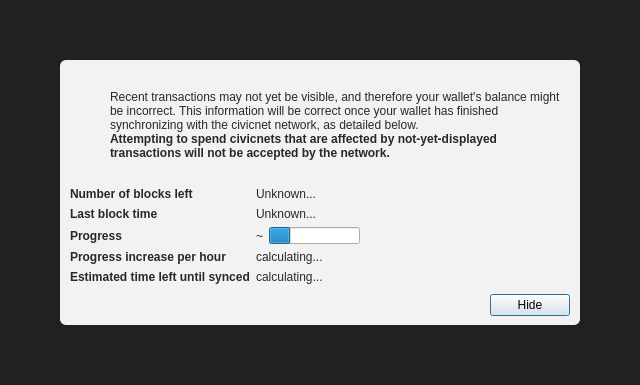
<?xml version="1.0" encoding="UTF-8"?>
<ui version="4.0">
 <class>ModalOverlay</class>
 <widget class="QWidget" name="ModalOverlay">
  <property name="geometry">
   <rect>
    <x>0</x>
    <y>0</y>
    <width>640</width>
    <height>385</height>
   </rect>
  </property>
  <property name="windowTitle">
   <string>Form</string>
  </property>
  <layout class="QVBoxLayout" name="verticalLayout" stretch="0">
   <property name="sizeConstraint">
    <enum>QLayout::SetDefaultConstraint</enum>
   </property>
   <property name="leftMargin">
    <number>0</number>
   </property>
   <property name="topMargin">
    <number>0</number>
   </property>
   <property name="rightMargin">
    <number>0</number>
   </property>
   <property name="bottomMargin">
    <number>0</number>
   </property>
   <item>
    <widget class="QWidget" name="bgWidget" native="true">
     <property name="styleSheet">
      <string notr="true">#bgWidget { background: rgba(0,0,0,220); }</string>
     </property>
     <layout class="QVBoxLayout" name="verticalLayoutMain" stretch="1">
      <property name="leftMargin">
       <number>60</number>
      </property>
      <property name="topMargin">
       <number>60</number>
      </property>
      <property name="rightMargin">
       <number>60</number>
      </property>
      <property name="bottomMargin">
       <number>60</number>
      </property>
      <item>
       <widget class="QWidget" name="contentWidget" native="true">
        <property name="styleSheet">
         <string notr="true">#contentWidget { background: rgba(255,255,255,240); border-radius: 6px; }

QLabel { color: rgb(40,40,40);  }</string>
        </property>
        <layout class="QVBoxLayout" name="verticalLayoutSub" stretch="1,0,0,0">
         <property name="spacing">
          <number>0</number>
         </property>
         <property name="leftMargin">
          <number>10</number>
         </property>
         <property name="topMargin">
          <number>10</number>
         </property>
         <property name="rightMargin">
          <number>10</number>
         </property>
         <property name="bottomMargin">
          <number>10</number>
         </property>
         <item>
          <layout class="QHBoxLayout" name="horizontalLayoutIconText" stretch="0,1">
           <property name="topMargin">
            <number>20</number>
           </property>
           <item>
            <layout class="QVBoxLayout" name="verticalLayoutIcon">
             <property name="leftMargin">
              <number>0</number>
             </property>
             <item>
              <widget class="QPushButton" name="warningIcon">
               <property name="enabled">
                <bool>false</bool>
               </property>
               <property name="text">
                <string/>
               </property>
               <property name="icon">
                <iconset>
                 <normaloff>:/icons/warning</normaloff>
                 <disabledoff>:/icons/warning</disabledoff>:/icons/warning</iconset>
               </property>
               <property name="iconSize">
                <size>
                 <width>48</width>
                 <height>48</height>
                </size>
               </property>
               <property name="flat">
                <bool>true</bool>
               </property>
              </widget>
             </item>
             <item>
              <spacer name="verticalSpacerWarningIcon">
               <property name="orientation">
                <enum>Qt::Vertical</enum>
               </property>
               <property name="sizeHint" stdset="0">
                <size>
                 <width>20</width>
                 <height>40</height>
                </size>
               </property>
              </spacer>
             </item>
            </layout>
           </item>
           <item>
            <layout class="QVBoxLayout" name="verticalLayoutInfoText">
             <property name="leftMargin">
              <number>0</number>
             </property>
             <property name="topMargin">
              <number>0</number>
             </property>
             <item>
              <widget class="QLabel" name="infoText">
               <property name="text">
                <string>Recent transactions may not yet be visible, and therefore your wallet's balance might be incorrect. This information will be correct once your wallet has finished synchronizing with the civicnet network, as detailed below.</string>
               </property>
               <property name="textFormat">
                <enum>Qt::RichText</enum>
               </property>
               <property name="wordWrap">
                <bool>true</bool>
               </property>
              </widget>
             </item>
             <item>
              <widget class="QLabel" name="infoTextStrong">
               <property name="font">
                <font>
                 <weight>75</weight>
                 <bold>true</bold>
                </font>
               </property>
               <property name="text">
                <string>Attempting to spend civicnets that are affected by not-yet-displayed transactions will not be accepted by the network.</string>
               </property>
               <property name="textFormat">
                <enum>Qt::RichText</enum>
               </property>
               <property name="wordWrap">
                <bool>true</bool>
               </property>
              </widget>
             </item>
             <item>
              <spacer name="verticalSpacerInTextSpace">
               <property name="orientation">
                <enum>Qt::Vertical</enum>
               </property>
               <property name="sizeHint" stdset="0">
                <size>
                 <width>20</width>
                 <height>40</height>
                </size>
               </property>
              </spacer>
             </item>
            </layout>
           </item>
          </layout>
         </item>
         <item>
          <spacer name="verticalSpacerAfterText">
           <property name="orientation">
            <enum>Qt::Vertical</enum>
           </property>
           <property name="sizeHint" stdset="0">
            <size>
             <width>20</width>
             <height>40</height>
            </size>
           </property>
          </spacer>
         </item>
         <item>
          <layout class="QFormLayout" name="formLayout">
           <property name="fieldGrowthPolicy">
            <enum>QFormLayout::FieldsStayAtSizeHint</enum>
           </property>
           <property name="horizontalSpacing">
            <number>6</number>
           </property>
           <property name="verticalSpacing">
            <number>6</number>
           </property>
           <property name="topMargin">
            <number>10</number>
           </property>
           <item row="0" column="0">
            <widget class="QLabel" name="labelNumberOfBlocksLeft">
             <property name="font">
              <font>
               <weight>75</weight>
               <bold>true</bold>
              </font>
             </property>
             <property name="text">
              <string>Number of blocks left</string>
             </property>
            </widget>
           </item>
           <item row="0" column="1">
            <widget class="QLabel" name="numberOfBlocksLeft">
             <property name="text">
              <string>Unknown...</string>
             </property>
            </widget>
           </item>
           <item row="1" column="0">
            <widget class="QLabel" name="labelLastBlockTime">
             <property name="font">
              <font>
               <weight>75</weight>
               <bold>true</bold>
              </font>
             </property>
             <property name="text">
              <string>Last block time</string>
             </property>
            </widget>
           </item>
           <item row="1" column="1">
            <widget class="QLabel" name="newestBlockDate">
             <property name="sizePolicy">
              <sizepolicy hsizetype="Maximum" vsizetype="Preferred">
               <horstretch>0</horstretch>
               <verstretch>0</verstretch>
              </sizepolicy>
             </property>
             <property name="text">
              <string>Unknown...</string>
             </property>
            </widget>
           </item>
           <item row="2" column="0">
            <widget class="QLabel" name="labelSyncDone">
             <property name="font">
              <font>
               <weight>75</weight>
               <bold>true</bold>
              </font>
             </property>
             <property name="text">
              <string>Progress</string>
             </property>
            </widget>
           </item>
           <item row="2" column="1">
            <layout class="QHBoxLayout" name="horizontalLayoutSync" stretch="0,1">
             <item>
              <widget class="QLabel" name="percentageProgress">
               <property name="text">
                <string notr="true">~</string>
               </property>
              </widget>
             </item>
             <item>
              <widget class="QProgressBar" name="progressBar">
               <property name="value">
                <number>24</number>
               </property>
               <property name="format">
                <string/>
               </property>
              </widget>
             </item>
            </layout>
           </item>
           <item row="4" column="0">
            <widget class="QLabel" name="labelProgressIncrease">
             <property name="font">
              <font>
               <weight>75</weight>
               <bold>true</bold>
              </font>
             </property>
             <property name="text">
              <string>Progress increase per hour</string>
             </property>
            </widget>
           </item>
           <item row="4" column="1">
            <widget class="QLabel" name="progressIncreasePerH">
             <property name="text">
              <string>calculating...</string>
             </property>
            </widget>
           </item>
           <item row="5" column="0">
            <widget class="QLabel" name="labelEstimatedTimeLeft">
             <property name="font">
              <font>
               <weight>75</weight>
               <bold>true</bold>
              </font>
             </property>
             <property name="text">
              <string>Estimated time left until synced</string>
             </property>
            </widget>
           </item>
           <item row="5" column="1">
            <widget class="QLabel" name="expectedTimeLeft">
             <property name="text">
              <string>calculating...</string>
             </property>
            </widget>
           </item>
          </layout>
         </item>
         <item>
          <layout class="QHBoxLayout" name="horizontalLayoutButtons">
           <property name="leftMargin">
            <number>10</number>
           </property>
           <property name="topMargin">
            <number>10</number>
           </property>
           <item>
            <spacer name="horizontalSpacer">
             <property name="orientation">
              <enum>Qt::Horizontal</enum>
             </property>
             <property name="sizeHint" stdset="0">
              <size>
               <width>40</width>
               <height>20</height>
              </size>
             </property>
            </spacer>
           </item>
           <item>
            <widget class="QPushButton" name="closeButton">
             <property name="text">
              <string>Hide</string>
             </property>
             <property name="shortcut">
              <string>Esc</string>
             </property>
             <property name="focusPolicy">
              <enum>Qt::StrongFocus</enum>
             </property>
             <property name="default">
              <bool>true</bool>
             </property>
            </widget>
           </item>
          </layout>
         </item>
        </layout>
       </widget>
      </item>
     </layout>
    </widget>
   </item>
  </layout>
 </widget>
 <resources/>
 <connections/>
</ui>
